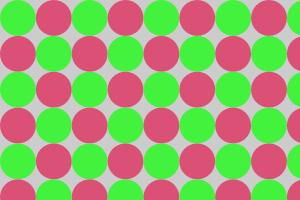
Frame 1 (no input)
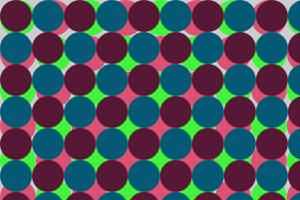
Frame 2 (the mouse pressed at the canvas centre, redrawn once)

The Processing sketch that drew these frames (run headless with seeded random() and noise(); the mouse was pressed at the canvas centre and the sketch redrawn once):

// Processing sketch: processing_39538
// ── processing_39538.pde

void setup () {
  size(300,200);
  noLoop();
}

void draw(){

// Object Size
float oSize = 1;
  oSize *= random(10,50);

smooth();

noStroke();

float xCount = ( width / oSize ) + 1;
float yCount = ( height / oSize) + 1;

float fColor = 1;
      fColor *= random(1,255);
float fColor2 = 1;
      fColor2 *= random(1,255);
float fColor3 = 1;
      fColor3 *= random(1,255);
float fColor4 = 1;
      fColor4 *= random(1,255);
float fColor5 = 1;
      fColor5 *= random(1,255);
float fColor6 = 1;
      fColor6 *= random(1,255);

ellipseMode(CORNER);

for (int i = 0; i<xCount ; i++) {
  for (int j = 0; j<yCount ; j++) {
    if ((i+j)%2==0) {
      fill(fColor, fColor2, fColor3);
    }
    else {
      fill(fColor4, fColor5, fColor6);
    }
    strokeWeight(20);
    ellipse(i*oSize, j*oSize, oSize, oSize);
  }
}
}


void mouseClicked() {
  redraw();
}
